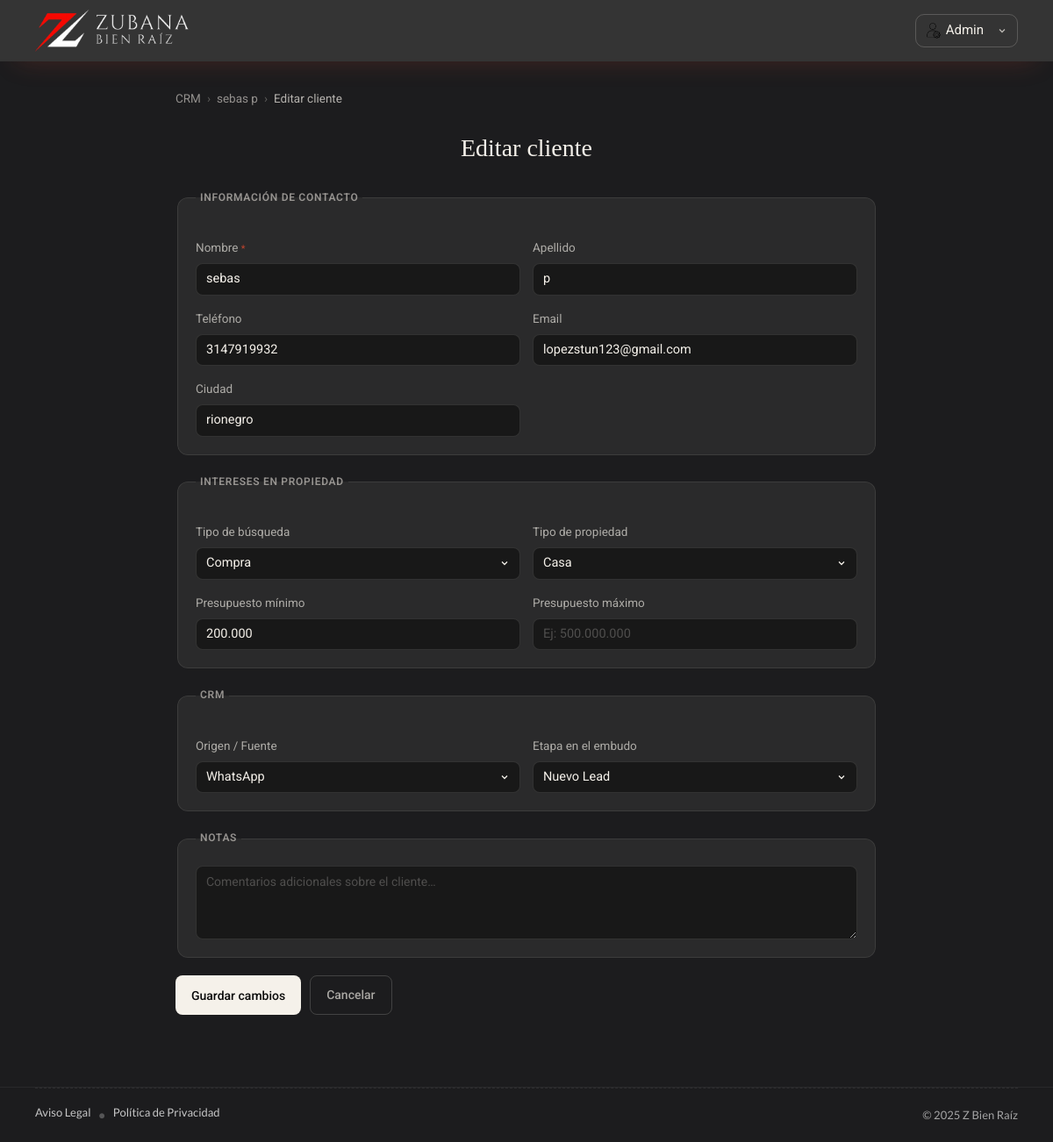
Screenshot of /crm/editar?id=1 (signed in) with the database file from the repository.
### tables this page shows
CREATE TABLE `clientes` (
  `id` int unsigned NOT NULL AUTO_INCREMENT,
  `nombre` varchar(100) NOT NULL,
  `apellido` varchar(100) NOT NULL DEFAULT '',
  `telefono` varchar(25) NOT NULL DEFAULT '',
  `email` varchar(150) NOT NULL DEFAULT '',
  `ciudad` varchar(100) NOT NULL DEFAULT '',
  `presupuesto_min` bigint unsigned NOT NULL DEFAULT '0',
  `presupuesto_max` bigint unsigned NOT NULL DEFAULT '0',
  `tipo_busqueda` enum('Compra','Arriendo','Ambos') NOT NULL DEFAULT 'Compra',
  `tipo_propiedad` varchar(100) NOT NULL DEFAULT '',
  `fuente` enum('Web','WhatsApp','Instagram','Facebook','TikTok','Referido','Llamada','Otro') NOT NULL DEFAULT 'Otro',
  `estado` enum('nuevo','contactado','interesado','negociacion','cerrado','perdido') NOT NULL DEFAULT 'nuevo',
  `notas` text,
  `created_at` timestamp NOT NULL DEFAULT CURRENT_TIMESTAMP,
  `updated_at` timestamp NOT NULL DEFAULT CURRENT_TIMESTAMP ON UPDATE CURRENT_TIMESTAMP,
  PRIMARY KEY (`id`)
);

### controllers/CrmController.php (called while the page is built, shortened)
<?php
class CrmController {
    public static function editar(Router $router): void {
        $id      = (int) ($_GET['id'] ?? $_POST['id'] ?? 0);
        $cliente = Cliente::find($id);
        $errores = [];
        $router->render('crm/formulario', [
            'cliente'  => $cliente,
            'errores'  => $errores,
            'esNuevo'  => false,
            'etapas'   => Cliente::etapas(),
            'fuentes'  => Cliente::fuentes(),
            'tiposB'   => Cliente::tiposBusqueda(),
            'tiposP'   => Cliente::tiposPropiedad(),
        ]);
    }
}

### public/index.php (called while the page is built, shortened)
<?php
$router = new Router();
$router->get('/', [PaginaController::class, 'index']);
$router->get('/propiedad', [PaginaController::class, 'propiedad']);
$router->get('/tipo-propiedad', [PropiedadController::class, 'tipoPropiedad']);
$router->get('/propiedades/crear-casa', [PropiedadController::class, 'crearCasa']);
$router->post('/propiedades/crear-casa', [PropiedadController::class, 'crearCasa']);
$router->get('/propiedades/actualizar-casa', [PropiedadController::class, 'actualizarCasa']);
$router->post('/propiedades/actualizar-casa', [PropiedadController::class, 'actualizarCasa']);
$router->get('/propiedades/crear-finca', [FincaController::class, 'crearFinca']);
$router->post('/propiedades/crear-finca', [FincaController::class, 'crearFinca']);
$router->get('/propiedades/actualizar-finca', [FincaController::class, 'actualizarFinca']);
$router->post('/propiedades/actualizar-finca', [FincaController::class, 'actualizarFinca']);
$router->get('/propiedades/crear-apartamento', [ApartamentoController::class, 'crearApartamento']);
$router->post('/propiedades/crear-apartamento', [ApartamentoController::class, 'crearApartamento']);
$router->get('/propiedades/actualizar-apartamento', [ApartamentoController::class, 'actualizarApartamento']);
$router->post('/propiedades/actualizar-apartamento', [ApartamentoController::class, 'actualizarApartamento']);
$router->get('/propiedades/crear-lote', [LotesController::class, 'crearLotes']);
$router->post('/propiedades/crear-lote', [LotesController::class, 'crearLotes']);
$router->get('/propiedades/actualizar-lote', [LotesController::class, 'actualizarLotes']);
$router->post('/propiedades/actualizar-lote', [LotesController::class, 'actualizarLotes']);
$router->get('/propiedades/crear-local', [LocalController::class, 'crearLocal']);
$router->post('/propiedades/crear-local', [LocalController::class, 'crearLocal']);
$router->get('/propiedades/actualizar-local', [LocalController::class, 'actualizarLocal']);
$router->post('/propiedades/actualizar-local', [LocalController::class, 'actualizarLocal']);
$router->get('/aviso-legal', [AvisoPoliticasController::class, 'avisoLegal'] );
$router->get('/politica-de-privacidad', [AvisoPoliticasController::class, 'politicasPrivacidad' ]);
$router->post('/propiedades/eliminar', [PropiedadController::class, 'eliminar']);
$router->get('/webhook/whatsapp',  [WhatsAppController::class, 'verificar']);
$router->post('/webhook/whatsapp', [WhatsAppController::class, 'recibir']);
$router->get('/crm/whatsapp',      [WhatsAppController::class, 'configuracion']);
$router->get('/crm',             [CrmController::class, 'index']);
$router->get('/crm/crear',       [CrmController::class, 'crear']);
$router->post('/crm/crear',      [CrmController::class, 'crear']);
$router->get('/crm/cliente',     [CrmController::class, 'detalle']);
$router->get('/crm/editar',      [CrmController::class, 'editar']);
$router->post('/crm/editar',     [CrmController::class, 'editar']);
$router->post('/crm/actividad',  [CrmController::class, 'actividad']);
$router->post('/crm/estado',     [CrmController::class, 'estado']);
$router->post('/crm/eliminar',   [CrmController::class, 'eliminar']);
$router->get('/configuraciones', [ConfiguracionesController::class, 'index']);
$router->post('/configuraciones/guardar', [ConfiguracionesController::class, 'guardar']);
$router->post('/configuraciones/reset', [ConfiguracionesController::class, 'resetear']);
$router->get('/login', [LoginController::class, 'login']);
$router->post('/login', [LoginController::class, 'login']);
$router->get('/logout', [LoginController::class, 'logout']);
$router->get('/api/buscar', [ApiBusquedaController::class, 'buscar']);
$router->comprobarRutas();
?>

### models/ActiveRecord.php (called while the page is built, shortened)
<?php
class ActiveRecord {
    protected static $db;
    protected static $tabla = '';
    public static function setDB($database): void {
        self::$db = $database;
    }
    public static function find(int $id): ?object {
        $query = "SELECT * FROM " . static::$tabla . " WHERE id = {$id}";
        $resultado = self::consultarSQL($query);
        return array_shift($resultado);
    }
    public static function consultarSQL(string $query): array {
        $resultado = self::$db->query($query);
        $array = [];
        while ($registro = $resultado->fetch_assoc()) {
            $array[] = static::crearObjeto($registro);
        }
        return $array;
    }
    protected static function crearObjeto(array $registro): static {
        $objeto = new static;
        foreach ($registro as $key => $value) {
            if (property_exists($objeto, $key)) {
                $objeto->$key = $value;
            }
        }
        return $objeto;
    }
}

### models/Cliente.php (called while the page is built, shortened)
<?php
class Cliente extends ActiveRecord {
    public string  $nombre         = '';
    public string  $apellido       = '';
    public function nombreCompleto(): string {
        return trim($this->nombre . ' ' . $this->apellido);
    }
}

### views/crm/formulario.php (the view, shortened to what this page needs)
<?php
$esNuevo  = $esNuevo  ?? true;
$etapas   = $etapas   ?? [];
$fuentes  = $fuentes  ?? [];
$tiposB   = $tiposB   ?? [];
$tiposP   = $tiposP   ?? [];
$accion = $esNuevo ? '/crm/crear' : '/crm/editar';
$titulo = $esNuevo ? 'Nuevo cliente' : 'Editar cliente';
?>
<main class="crm-page">
<div class="crm-wrap crm-wrap--form">
    <div class="crm-breadcrumb">
        <a href="/crm">CRM</a>
        <span>›</span>
        <?php if (!$esNuevo): ?>
        <a href="/crm/cliente?id=<?= $cliente->id ?>">
            <?= htmlspecialchars($cliente->nombreCompleto(), ENT_QUOTES) ?>
        </a>
        <span>›</span>
        <?php endif; ?>
        <span><?= $titulo ?></span>
    </div>
    <h1><?= $titulo ?></h1>
    <form method="POST" action="<?= $accion ?>" class="crm-form">
        <fieldset class="crm-form-section">
            <legend>Información de contacto</legend>
            <div class="crm-form-grid crm-form-grid--2">
                <div class="crm-form-field">
                    <label for="nombre">Nombre <span class="crm-required">*</span></label>
                    <input type="text" id="nombre" name="nombre" required
                           value="<?= htmlspecialchars($cliente->nombre, ENT_QUOTES) ?>"
                           placeholder="Ej: Juan">
                </div>
                <div class="crm-form-field">
                    <label for="apellido">Apellido</label>
                    <input type="text" id="apellido" name="apellido"
                           value="<?= htmlspecialchars($cliente->apellido, ENT_QUOTES) ?>"
                           placeholder="Ej: García">
                </div>
                <div class="crm-form-field">
                    <label for="telefono">Teléfono</label>
                    <input type="tel" id="telefono" name="telefono"
                           value="<?= htmlspecialchars($cliente->telefono, ENT_QUOTES) ?>"
                           placeholder="Ej: 300 123 4567">
                </div>
                <div class="crm-form-field">
                    <label for="email">Email</label>
                    <input type="email" id="email" name="email"
                           value="<?= htmlspecialchars($cliente->email, ENT_QUOTES) ?>"
                           placeholder="Ej: juan@correo.com">
                </div>
                <div class="crm-form-field">
                    <label for="ciudad">Ciudad</label>
                    <input type="text" id="ciudad" name="ciudad"
                           value="<?= htmlspecialchars($cliente->ciudad, ENT_QUOTES) ?>"
                           placeholder="Ej: Medellín">
                </div>
            </div>
        </fieldset>
        <fieldset class="crm-form-section">
            <legend>Intereses en propiedad</legend>
            <div class="crm-form-grid crm-form-grid--2">
                <div class="crm-form-field">
                    <label for="tipo_busqueda">Tipo de búsqueda</label>
                    <select id="tipo_busqueda" name="tipo_busqueda" class="crm-select">
                        <?php foreach ($tiposB as $t): ?>
                        <option value="<?= $t ?>" <?= $cliente->tipo_busqueda === $t ? 'selected' : '' ?>>
                            <?= $t ?>
                        </option>
                        <?php endforeach; ?>
                    </select>
                </div>
                <div class="crm-form-field">
                    <label for="tipo_propiedad">Tipo de propiedad</label>
                    <select id="tipo_propiedad" name="tipo_propiedad" class="crm-select">
                        <?php foreach ($tiposP as $t): ?>
                        <option value="<?= $t ?>" <?= $cliente->tipo_propiedad === $t ? 'selected' : '' ?>>
                            <?= $t ?>
                        </option>
                        <?php endforeach; ?>
                    </select>
                </div>
                <div class="crm-form-field">
                    <label for="presupuesto_min">Presupuesto mínimo</label>
                    <input type="text" id="presupuesto_min" name="presupuesto_min"
                           value="<?= $cliente->presupuesto_min > 0 ? number_format((int)$cliente->presupuesto_min, 0, ',', '.') : '' ?>"
                           placeholder="Ej: 200.000.000"
                           inputmode="numeric">
                </div>
                <div class="crm-form-field">
                    <label for="presupuesto_max">Presupuesto máximo</label>
                    <input type="text" id="presupuesto_max" name="presupuesto_max"
                           value="<?= $cliente->presupuesto_max > 0 ? number_format((int)$cliente->presupuesto_max, 0, ',', '.') : '' ?>"
                           placeholder="Ej: 500.000.000"
                           inputmode="numeric">
                </div>
            </div>
        </fieldset>
        <fieldset class="crm-form-section">
            <legend>CRM</legend>
            <div class="crm-form-grid crm-form-grid--2">
                <div class="crm-form-field">
                    <label for="fuente">Origen / Fuente</label>
                    <select id="fuente" name="fuente" class="crm-select">
                        <?php foreach ($fuentes as $f): ?>
                        <option value="<?= $f ?>" <?= $cliente->fuente === $f ? 'selected' : '' ?>>
                            <?= $f ?>
                        </option>
                        <?php endforeach; ?>
                    </select>
                </div>
                <div class="crm-form-field">
                    <label for="estado">Etapa en el embudo</label>
                    <select id="estado" name="estado" class="crm-select">
                        <?php foreach ($etapas as $k => $e): ?>
                        <option value="<?= $k ?>" <?= $cliente->estado === $k ? 'selected' : '' ?>>
                            <?= $e['label'] ?>
                        </option>
                        <?php endforeach; ?>
                    </select>
                </div>
            </div>
        </fieldset>
        <fieldset class="crm-form-section">
            <legend>Notas</legend>
            <div class="crm-form-field">
                <textarea id="notas" name="notas" class="crm-textarea" rows="4"
                          placeholder="Comentarios adicionales sobre el cliente…"><?= htmlspecialchars($cliente->notas ?? '', ENT_QUOTES) ?></textarea>
            </div>
        </fieldset>
        <div class="crm-form-actions">
            <button type="submit" class="crm-btn crm-btn--primary">
                <?= $esNuevo ? 'Crear cliente' : 'Guardar cambios' ?>
            </button>
            <a href="<?= $esNuevo ? '/crm' : "/crm/cliente?id={$cliente->id}" ?>"
               class="crm-btn crm-btn--secondary">Cancelar</a>
        </div>
    </form>
</div>
</main>

### rows the page displays
clientes: $cliente->nombreCompleto() "sebas p", nombre "sebas", apellido "p", telefono "3147919932", email "lopezstun123@gmail.com", ciudad "rionegro", tipo_busqueda "Compra", tipo_propiedad "Casa", presupuesto_min "200.000", fuente "WhatsApp", estado "Nuevo Lead"

### other values shown
$titulo "Editar cliente"
